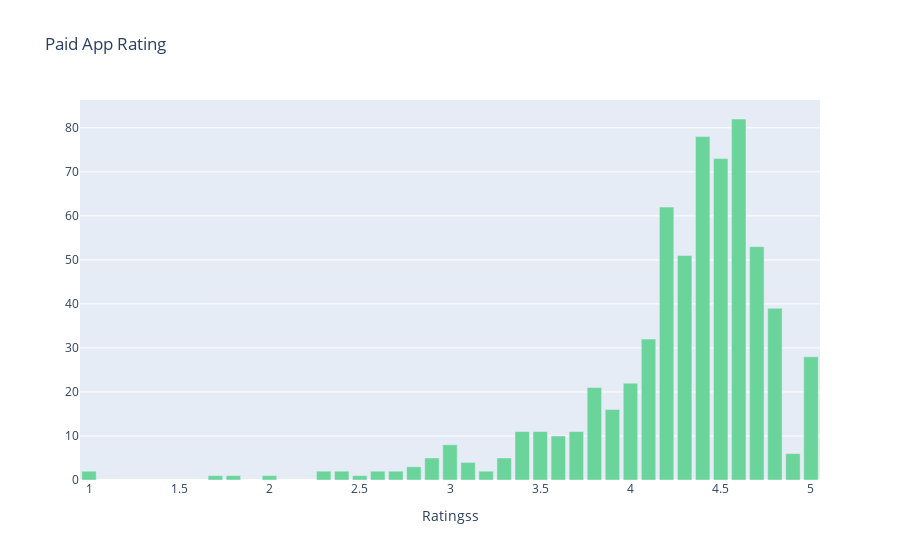

The cell this chart's notebook holds for it:
### Code cell
col='Rating'
v2=d2[col].value_counts().reset_index()
v2=v2.rename(columns={col:'count','index':col})
v2['percent']=v2['count'].apply(lambda x : 100*x/sum(v2['count']))
v2=v2.sort_values(col)
trace1 = go.Bar(x=v2[col], y=v2["count"], name="Paid",  marker=dict(color="#6ad49b"))
layout={'title':"Paid App Rating",'xaxis':{'title':"Ratingss"}}
fig = go.Figure(data=[trace1], layout=layout)
iplot(fig)

### Figure 1 — Plotly figure (JSON) as saved in the notebook; plotly's stock layout.template omitted (floating-point values rounded to 4 significant figures)
{"data": [{"marker": {"color": "#6ad49b"}, "name": "Paid", "type": "bar", "x": [1, 1.7, 1.8, 2, 2.3, 2.4, 2.5, 2.6, 2.7, 2.8, 2.9, 3, 3.1, 3.2, 3.3, 3.4, 3.5, 3.6, 3.7, 3.8, 3.9, 4, 4.1, 4.2, 4.3, 4.4, 4.5, 4.6, 4.7, 4.8, 4.9, 5], "y": [2, 1, 1, 1, 2, 2, 1, 2, 2, 3, 5, 8, 4, 2, 5, 11, 11, 10, 11, 21, 16, 22, 32, 62, 51, 78, 73, 82, 53, 39, 6, 28]}], "layout": {"title": {"text": "Paid App Rating"}, "xaxis": {"title": {"text": "Ratingss"}}}}
